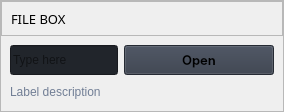
                        <widget class="QFrame" name="row_1">
                         <property name="frameShape">
                          <enum>QFrame::StyledPanel</enum>
                         </property>
                         <property name="frameShadow">
                          <enum>QFrame::Raised</enum>
                         </property>
                         <layout class="QVBoxLayout" name="verticalLayout_16">
                          <property name="spacing">
                           <number>0</number>
                          </property>
                          <property name="leftMargin">
                           <number>0</number>
                          </property>
                          <property name="topMargin">
                           <number>0</number>
                          </property>
                          <property name="rightMargin">
                           <number>0</number>
                          </property>
                          <property name="bottomMargin">
                           <number>0</number>
                          </property>
                          <item>
                           <widget class="QFrame" name="frame_div_content_1">
                            <property name="minimumSize">
                             <size>
                              <width>0</width>
                              <height>110</height>
                             </size>
                            </property>
                            <property name="maximumSize">
                             <size>
                              <width>16777215</width>
                              <height>110</height>
                             </size>
                            </property>
                            <property name="frameShape">
                             <enum>QFrame::NoFrame</enum>
                            </property>
                            <property name="frameShadow">
                             <enum>QFrame::Raised</enum>
                            </property>
                            <layout class="QVBoxLayout" name="verticalLayout_17">
                             <property name="spacing">
                              <number>0</number>
                             </property>
                             <property name="leftMargin">
                              <number>0</number>
                             </property>
                             <property name="topMargin">
                              <number>0</number>
                             </property>
                             <property name="rightMargin">
                              <number>0</number>
                             </property>
                             <property name="bottomMargin">
                              <number>0</number>
                             </property>
                             <item>
                              <widget class="QFrame" name="frame_title_wid_1">
                               <property name="maximumSize">
                                <size>
                                 <width>16777215</width>
                                 <height>35</height>
                                </size>
                               </property>
                               <property name="frameShape">
                                <enum>QFrame::StyledPanel</enum>
                               </property>
                               <property name="frameShadow">
                                <enum>QFrame::Raised</enum>
                               </property>
                               <layout class="QVBoxLayout" name="verticalLayout_18">
                                <item>
                                 <widget class="QLabel" name="labelBoxBlenderInstalation">
                                  <property name="font">
                                   <font>
                                    <family>Inter Medium 400</family>
                                    <pointsize>10</pointsize>
                                    <italic>false</italic>
                                    <bold>false</bold>
                                   </font>
                                  </property>
                                  <property name="styleSheet">
                                   <string notr="true"/>
                                  </property>
                                  <property name="text">
                                   <string>FILE BOX</string>
                                  </property>
                                 </widget>
                                </item>
                               </layout>
                              </widget>
                             </item>
                             <item>
                              <widget class="QFrame" name="frame_content_wid_1">
                               <property name="frameShape">
                                <enum>QFrame::NoFrame</enum>
                               </property>
                               <property name="frameShadow">
                                <enum>QFrame::Raised</enum>
                               </property>
                               <layout class="QHBoxLayout" name="horizontalLayout_9">
                                <item>
                                 <layout class="QGridLayout" name="gridLayout">
                                  <property name="bottomMargin">
                                   <number>0</number>
                                  </property>
                                  <item row="0" column="0">
                                   <widget class="QLineEdit" name="lineEdit">
                                    <property name="minimumSize">
                                     <size>
                                      <width>0</width>
                                      <height>30</height>
                                     </size>
                                    </property>
                                    <property name="styleSheet">
                                     <string notr="true">background-color: rgb(33, 37, 43);</string>
                                    </property>
                                    <property name="text">
                                     <string/>
                                    </property>
                                    <property name="placeholderText">
                                     <string>Type here</string>
                                    </property>
                                   </widget>
                                  </item>
                                  <item row="0" column="1">
                                   <widget class="QPushButton" name="pushButton">
                                    <property name="minimumSize">
                                     <size>
                                      <width>150</width>
                                      <height>30</height>
                                     </size>
                                    </property>
                                    <property name="font">
                                     <font>
                                      <family>Inter SemiBold</family>
                                      <pointsize>10</pointsize>
                                      <italic>false</italic>
                                      <bold>false</bold>
                                     </font>
                                    </property>
                                    <property name="cursor">
                                     <cursorShape>PointingHandCursor</cursorShape>
                                    </property>
                                    <property name="styleSheet">
                                     <string notr="true">background-color: rgb(52, 59, 72);</string>
                                    </property>
                                    <property name="text">
                                     <string>Open</string>
                                    </property>
                                    <property name="icon">
                                     <iconset resource="resources.qrc">
                                      <normaloff>:/icons/images/icons/cil-folder-open.png</normaloff>:/icons/images/icons/cil-folder-open.png</iconset>
                                    </property>
                                   </widget>
                                  </item>
                                  <item row="1" column="0" colspan="2">
                                   <widget class="QLabel" name="labelVersion_3">
                                    <property name="styleSheet">
                                     <string notr="true">color: rgb(113, 126, 149);</string>
                                    </property>
                                    <property name="lineWidth">
                                     <number>1</number>
                                    </property>
                                    <property name="text">
                                     <string>Label description</string>
                                    </property>
                                    <property name="alignment">
                                     <set>Qt::AlignLeading|Qt::AlignLeft|Qt::AlignVCenter</set>
                                    </property>
                                   </widget>
                                  </item>
                                 </layout>
                                </item>
                               </layout>
                              </widget>
                             </item>
                            </layout>
                           </widget>
                          </item>
                         </layout>
                        </widget>
